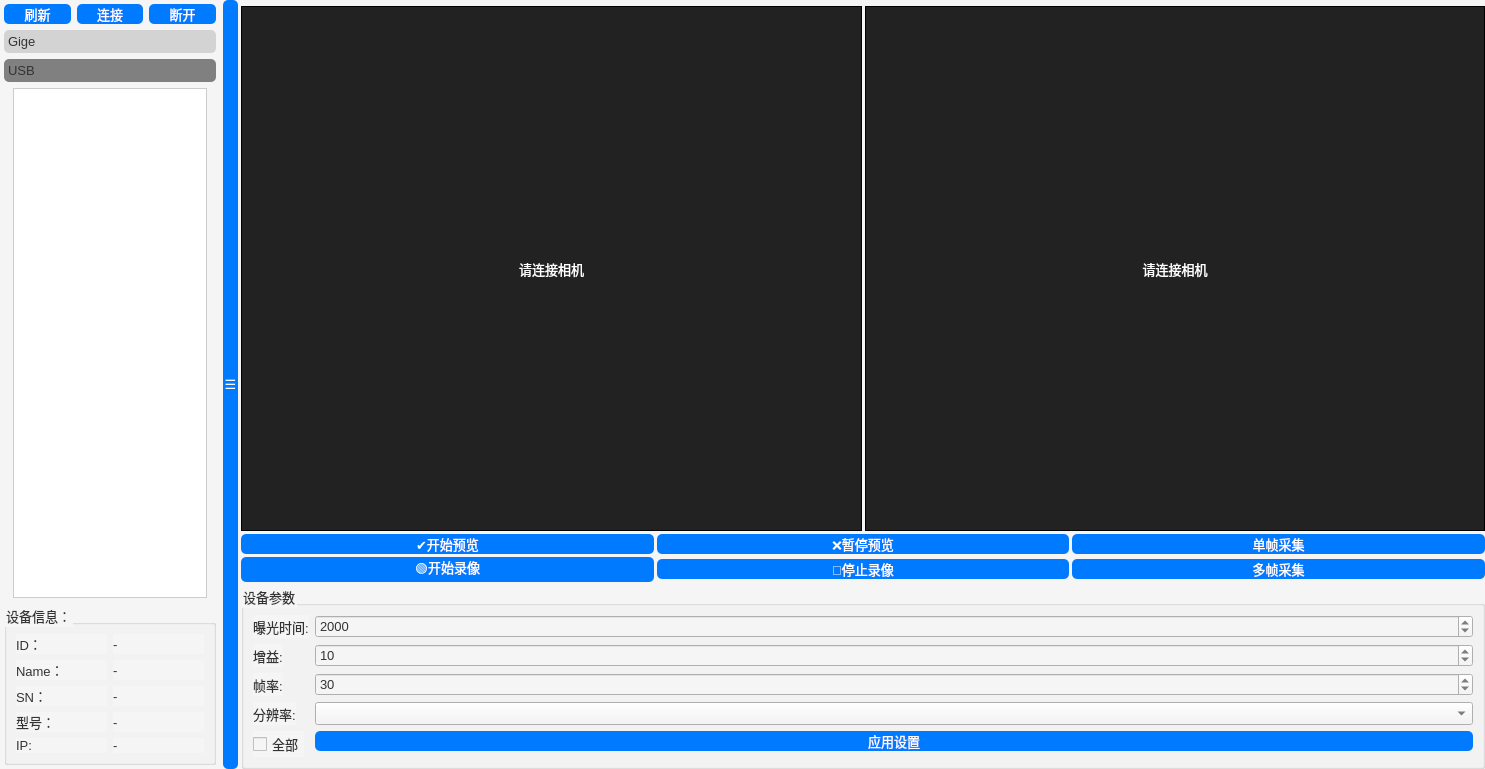
<?xml version="1.0" encoding="UTF-8"?>
<ui version="4.0">
 <class>DeviceManagementModule</class>
 <widget class="QWidget" name="DeviceManagementModule">
  <property name="geometry">
   <rect>
    <x>0</x>
    <y>0</y>
    <width>1485</width>
    <height>769</height>
   </rect>
  </property>
  <property name="windowTitle">
   <string>设备管理</string>
  </property>
  <property name="styleSheet">
   <string notr="true">
/* 全局样式 */
QWidget {
    font-family: &quot;Arial&quot;;
    font-size: 10pt;
    color: #333;
    background-color: #f5f5f5;
}

/* 按钮样式 */
QPushButton {
    background-color: #007bff;
    color: white;
    border: none;
    border-radius: 5px;
    /*padding: 5px 10px;
    margin: 2px;*/
}

QPushButton:hover {
    background-color: #0056b3;
}

QPushButton:pressed {
    background-color: #004080;
}

/* 标签样式 */
QLabel {
    color: #333;
    font-size: 10pt;
}

/* 输入框样式 */
QLineEdit {
    border: 1px solid #ccc;
    border-radius: 5px;
    padding: 5px;
}

QLineEdit:focus {
    border-color: #007bff;
}

/* 列表框样式 */
QListWidget {
    border: 1px solid #ccc;
    background-color: white;
}

QListWidget::item {
    padding: 5px;
}

QListWidget::item:selected {
    background-color: #007bff;
    color: white;
}
QLabel#cam1,QLabel#cam2 {
    border: 1px solid rgb(0, 0, 0);
background-color:#222;color:white;
}
Drawer#drawer_widget{
	background-color: rgb(0, 146, 175);
border: 1px solid #000;
}

QToolBox#toolBox::tab {
 background-color: lightgray; border-radius: 5px;
} 

QToolBox#toolBox::tab:selected { background-color: gray; } 
QToolBox#toolBox::tab:hover { background-color: darkgray; }</string>
  </property>
  <layout class="QHBoxLayout" name="horizontalLayout_3">
   <property name="spacing">
    <number>3</number>
   </property>
   <property name="leftMargin">
    <number>0</number>
   </property>
   <property name="topMargin">
    <number>0</number>
   </property>
   <property name="rightMargin">
    <number>0</number>
   </property>
   <property name="bottomMargin">
    <number>0</number>
   </property>
   <item>
    <widget class="Drawer" name="drawer_widget" native="true">
     <property name="sizePolicy">
      <sizepolicy hsizetype="Fixed" vsizetype="Preferred">
       <horstretch>0</horstretch>
       <verstretch>0</verstretch>
      </sizepolicy>
     </property>
     <property name="maximumSize">
      <size>
       <width>220</width>
       <height>16777215</height>
      </size>
     </property>
     <layout class="QVBoxLayout" name="verticalLayout_3">
      <property name="leftMargin">
       <number>4</number>
      </property>
      <property name="topMargin">
       <number>4</number>
      </property>
      <property name="rightMargin">
       <number>4</number>
      </property>
      <property name="bottomMargin">
       <number>4</number>
      </property>
      <item>
       <layout class="QHBoxLayout" name="horizontalLayout">
        <item>
         <widget class="QPushButton" name="refreshButton">
          <property name="sizePolicy">
           <sizepolicy hsizetype="Preferred" vsizetype="Fixed">
            <horstretch>0</horstretch>
            <verstretch>0</verstretch>
           </sizepolicy>
          </property>
          <property name="text">
           <string>刷新</string>
          </property>
         </widget>
        </item>
        <item>
         <widget class="QPushButton" name="connectButton">
          <property name="sizePolicy">
           <sizepolicy hsizetype="Preferred" vsizetype="Fixed">
            <horstretch>0</horstretch>
            <verstretch>0</verstretch>
           </sizepolicy>
          </property>
          <property name="text">
           <string>连接</string>
          </property>
         </widget>
        </item>
        <item>
         <widget class="QPushButton" name="disconnectButton">
          <property name="sizePolicy">
           <sizepolicy hsizetype="Preferred" vsizetype="Fixed">
            <horstretch>0</horstretch>
            <verstretch>0</verstretch>
           </sizepolicy>
          </property>
          <property name="text">
           <string>断开</string>
          </property>
         </widget>
        </item>
       </layout>
      </item>
      <item>
       <widget class="QToolBox" name="toolBox">
        <property name="currentIndex">
         <number>1</number>
        </property>
        <widget class="QWidget" name="gige">
         <property name="geometry">
          <rect>
           <x>0</x>
           <y>0</y>
           <width>212</width>
           <height>533</height>
          </rect>
         </property>
         <attribute name="label">
          <string>Gige</string>
         </attribute>
         <layout class="QVBoxLayout" name="verticalLayout_2">
          <property name="topMargin">
           <number>0</number>
          </property>
          <property name="bottomMargin">
           <number>0</number>
          </property>
          <item>
           <widget class="QListWidget" name="gige_listWidget"/>
          </item>
         </layout>
        </widget>
        <widget class="QWidget" name="usb_box">
         <property name="geometry">
          <rect>
           <x>0</x>
           <y>0</y>
           <width>212</width>
           <height>533</height>
          </rect>
         </property>
         <attribute name="label">
          <string>USB</string>
         </attribute>
         <layout class="QVBoxLayout" name="verticalLayout_5">
          <property name="topMargin">
           <number>0</number>
          </property>
          <property name="bottomMargin">
           <number>0</number>
          </property>
          <item>
           <widget class="QListWidget" name="usb_listWidget"/>
          </item>
         </layout>
        </widget>
       </widget>
      </item>
      <item>
       <widget class="QGroupBox" name="groupBox">
        <property name="title">
         <string>设备信息：</string>
        </property>
        <layout class="QGridLayout" name="gridLayout">
         <item row="1" column="0">
          <widget class="QLabel" name="name_label">
           <property name="text">
            <string>Name：</string>
           </property>
          </widget>
         </item>
         <item row="4" column="0">
          <widget class="QLabel" name="ip_label">
           <property name="text">
            <string>IP:</string>
           </property>
          </widget>
         </item>
         <item row="2" column="1">
          <widget class="QLabel" name="sn_value">
           <property name="text">
            <string>-</string>
           </property>
          </widget>
         </item>
         <item row="0" column="0">
          <widget class="QLabel" name="id_label">
           <property name="text">
            <string>ID：</string>
           </property>
          </widget>
         </item>
         <item row="2" column="0">
          <widget class="QLabel" name="sn_label">
           <property name="text">
            <string>SN：</string>
           </property>
          </widget>
         </item>
         <item row="1" column="1">
          <widget class="QLabel" name="name_value">
           <property name="text">
            <string>-</string>
           </property>
          </widget>
         </item>
         <item row="3" column="1">
          <widget class="QLabel" name="model_value">
           <property name="text">
            <string>-</string>
           </property>
          </widget>
         </item>
         <item row="0" column="1">
          <widget class="QLabel" name="id_value">
           <property name="text">
            <string>-</string>
           </property>
          </widget>
         </item>
         <item row="3" column="0">
          <widget class="QLabel" name="model_label">
           <property name="text">
            <string>型号：</string>
           </property>
          </widget>
         </item>
         <item row="4" column="1">
          <widget class="QLabel" name="ip_value">
           <property name="text">
            <string>-</string>
           </property>
          </widget>
         </item>
        </layout>
       </widget>
      </item>
     </layout>
    </widget>
   </item>
   <item>
    <widget class="QPushButton" name="toggleBtn">
     <property name="sizePolicy">
      <sizepolicy hsizetype="Preferred" vsizetype="Expanding">
       <horstretch>0</horstretch>
       <verstretch>0</verstretch>
      </sizepolicy>
     </property>
     <property name="minimumSize">
      <size>
       <width>15</width>
       <height>0</height>
      </size>
     </property>
     <property name="maximumSize">
      <size>
       <width>15</width>
       <height>16777215</height>
      </size>
     </property>
     <property name="font">
      <font>
       <family>Arial</family>
       <pointsize>10</pointsize>
      </font>
     </property>
     <property name="text">
      <string>☰</string>
     </property>
     <property name="autoDefault">
      <bool>true</bool>
     </property>
     <property name="default">
      <bool>true</bool>
     </property>
     <property name="flat">
      <bool>false</bool>
     </property>
    </widget>
   </item>
   <item>
    <layout class="QVBoxLayout" name="verticalLayout_4" stretch="1,0,0,0">
     <item>
      <layout class="QHBoxLayout" name="horizontalLayout_4">
       <property name="topMargin">
        <number>6</number>
       </property>
       <item>
        <widget class="QLabel" name="cam1">
         <property name="enabled">
          <bool>true</bool>
         </property>
         <property name="minimumSize">
          <size>
           <width>320</width>
           <height>200</height>
          </size>
         </property>
         <property name="styleSheet">
          <string notr="true"/>
         </property>
         <property name="text">
          <string>请连接相机</string>
         </property>
         <property name="alignment">
          <set>Qt::AlignmentFlag::AlignCenter</set>
         </property>
        </widget>
       </item>
       <item>
        <widget class="QLabel" name="cam2">
         <property name="text">
          <string>请连接相机</string>
         </property>
         <property name="alignment">
          <set>Qt::AlignmentFlag::AlignCenter</set>
         </property>
        </widget>
       </item>
      </layout>
     </item>
     <item>
      <layout class="QHBoxLayout" name="horizontalLayout_5">
       <item>
        <widget class="QPushButton" name="startPreviewButton">
         <property name="text">
          <string>✔️开始预览</string>
         </property>
        </widget>
       </item>
       <item>
        <widget class="QPushButton" name="stopPreviewButton">
         <property name="text">
          <string>❌暂停预览</string>
         </property>
        </widget>
       </item>
       <item>
        <widget class="QPushButton" name="captureImageButton">
         <property name="sizePolicy">
          <sizepolicy hsizetype="Minimum" vsizetype="Fixed">
           <horstretch>0</horstretch>
           <verstretch>0</verstretch>
          </sizepolicy>
         </property>
         <property name="text">
          <string>单帧采集</string>
         </property>
        </widget>
       </item>
      </layout>
     </item>
     <item>
      <layout class="QHBoxLayout" name="horizontalLayout_2" stretch="0,0,0">
       <item>
        <widget class="QPushButton" name="pushButton_3">
         <property name="sizePolicy">
          <sizepolicy hsizetype="Minimum" vsizetype="Fixed">
           <horstretch>0</horstretch>
           <verstretch>0</verstretch>
          </sizepolicy>
         </property>
         <property name="text">
          <string>🟢开始录像</string>
         </property>
        </widget>
       </item>
       <item>
        <widget class="QPushButton" name="pushButton_4">
         <property name="text">
          <string>🔴停止录像</string>
         </property>
        </widget>
       </item>
       <item>
        <widget class="QPushButton" name="pushButton_2">
         <property name="sizePolicy">
          <sizepolicy hsizetype="Minimum" vsizetype="Fixed">
           <horstretch>0</horstretch>
           <verstretch>0</verstretch>
          </sizepolicy>
         </property>
         <property name="text">
          <string>多帧采集</string>
         </property>
        </widget>
       </item>
      </layout>
     </item>
     <item>
      <layout class="QVBoxLayout" name="verticalLayout">
       <item>
        <widget class="QGroupBox" name="parameterGroup">
         <property name="title">
          <string>设备参数</string>
         </property>
         <layout class="QFormLayout" name="formLayout">
          <item row="0" column="0">
           <widget class="QLabel" name="label">
            <property name="text">
             <string>曝光时间:</string>
            </property>
           </widget>
          </item>
          <item row="0" column="1">
           <widget class="QSpinBox" name="exposureSpinBox">
            <property name="maximum">
             <number>100000</number>
            </property>
            <property name="singleStep">
             <number>100</number>
            </property>
            <property name="value">
             <number>2000</number>
            </property>
           </widget>
          </item>
          <item row="1" column="0">
           <widget class="QLabel" name="label_2">
            <property name="text">
             <string>增益:</string>
            </property>
           </widget>
          </item>
          <item row="1" column="1">
           <widget class="QSpinBox" name="gainSpinBox">
            <property name="maximum">
             <number>100</number>
            </property>
            <property name="value">
             <number>10</number>
            </property>
           </widget>
          </item>
          <item row="2" column="0">
           <widget class="QLabel" name="label_3">
            <property name="text">
             <string>帧率:</string>
            </property>
           </widget>
          </item>
          <item row="2" column="1">
           <widget class="QSpinBox" name="fpsSpinBox">
            <property name="maximum">
             <number>120</number>
            </property>
            <property name="value">
             <number>30</number>
            </property>
           </widget>
          </item>
          <item row="3" column="0">
           <widget class="QLabel" name="label_4">
            <property name="text">
             <string>分辨率:</string>
            </property>
           </widget>
          </item>
          <item row="3" column="1">
           <widget class="QComboBox" name="resolutionComboBox"/>
          </item>
          <item row="4" column="1">
           <widget class="QPushButton" name="applySettingsButton">
            <property name="text">
             <string>应用设置</string>
            </property>
           </widget>
          </item>
          <item row="4" column="0">
           <widget class="QCheckBox" name="checkBox">
            <property name="text">
             <string>全部</string>
            </property>
            <property name="checkable">
             <bool>true</bool>
            </property>
            <property name="checked">
             <bool>false</bool>
            </property>
           </widget>
          </item>
         </layout>
        </widget>
       </item>
      </layout>
     </item>
    </layout>
   </item>
  </layout>
 </widget>
 <customwidgets>
  <customwidget>
   <class>Drawer</class>
   <extends>QWidget</extends>
   <header>../Drawer.h</header>
   <container>1</container>
  </customwidget>
 </customwidgets>
 <resources/>
 <connections/>
</ui>
